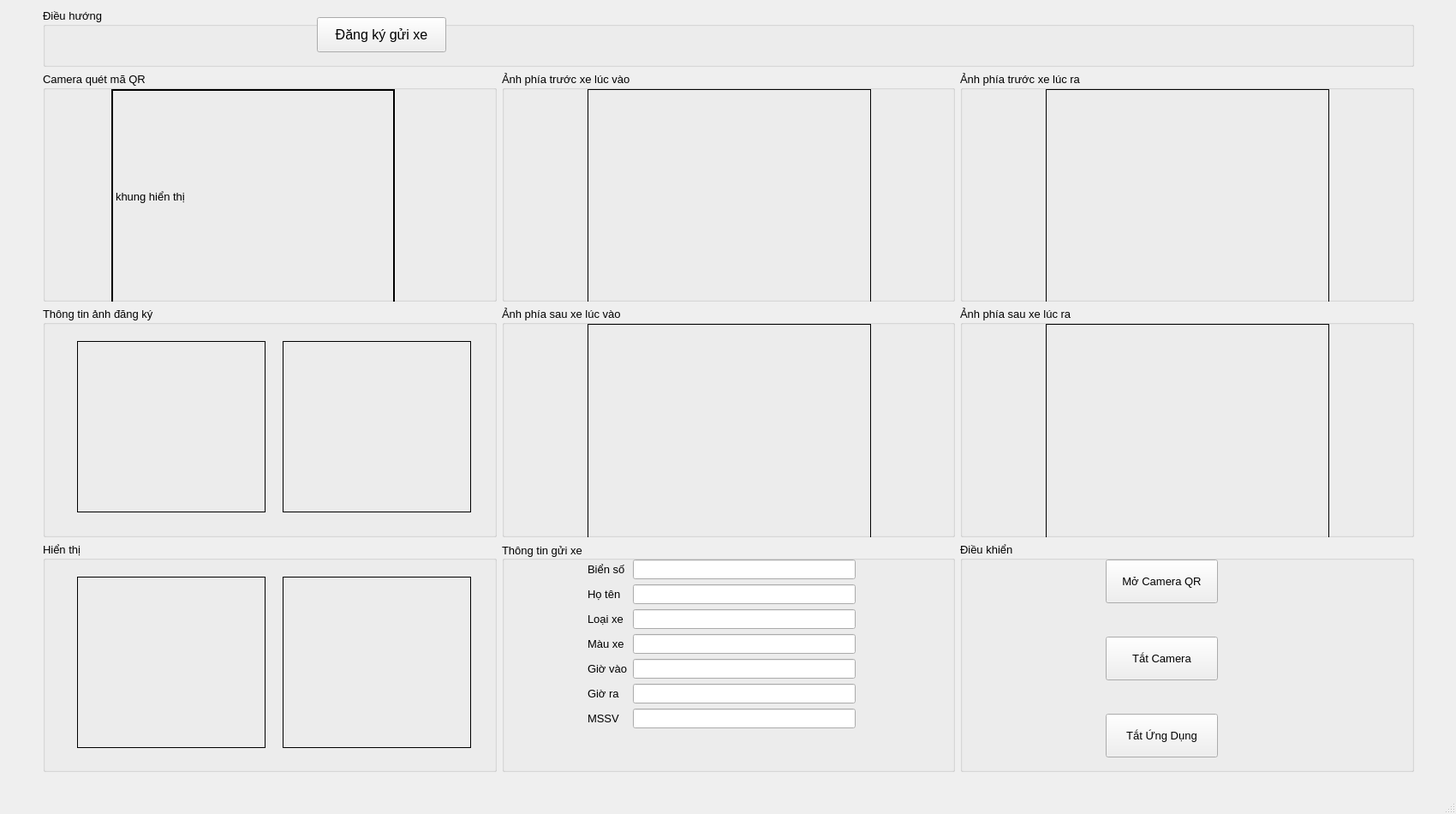
<?xml version="1.0" encoding="UTF-8"?>
<ui version="4.0">
 <class>MainWindow</class>
 <widget class="QMainWindow" name="MainWindow">
  <property name="geometry">
   <rect>
    <x>0</x>
    <y>0</y>
    <width>1700</width>
    <height>950</height>
   </rect>
  </property>
  <property name="windowTitle">
   <string>MainWindow</string>
  </property>
  <widget class="QWidget" name="centralwidget">
   <widget class="QWidget" name="verticalLayoutWidget">
    <property name="geometry">
     <rect>
      <x>50</x>
      <y>10</y>
      <width>1601</width>
      <height>891</height>
     </rect>
    </property>
    <layout class="QVBoxLayout" name="verticalLayout" stretch="1,12">
     <property name="leftMargin">
      <number>0</number>
     </property>
     <property name="topMargin">
      <number>0</number>
     </property>
     <property name="rightMargin">
      <number>0</number>
     </property>
     <property name="bottomMargin">
      <number>0</number>
     </property>
     <item>
      <layout class="QHBoxLayout" name="horizontal_dieuHuong">
       <item>
        <widget class="QGroupBox" name="groupBox_10">
         <property name="font">
          <font>
           <pointsize>10</pointsize>
          </font>
         </property>
         <property name="title">
          <string>Điều hướng</string>
         </property>
         <widget class="QPushButton" name="btn_dangKy">
          <property name="geometry">
           <rect>
            <x>320</x>
            <y>10</y>
            <width>151</width>
            <height>41</height>
           </rect>
          </property>
          <property name="minimumSize">
           <size>
            <width>151</width>
            <height>41</height>
           </size>
          </property>
          <property name="maximumSize">
           <size>
            <width>120</width>
            <height>40</height>
           </size>
          </property>
          <property name="font">
           <font>
            <pointsize>12</pointsize>
           </font>
          </property>
          <property name="text">
           <string>Đăng ký gửi xe</string>
          </property>
         </widget>
        </widget>
       </item>
      </layout>
     </item>
     <item>
      <layout class="QHBoxLayout" name="horizontalLayout_2" stretch="0,0,0">
       <property name="leftMargin">
        <number>0</number>
       </property>
       <property name="topMargin">
        <number>0</number>
       </property>
       <property name="rightMargin">
        <number>0</number>
       </property>
       <property name="bottomMargin">
        <number>0</number>
       </property>
       <item>
        <layout class="QVBoxLayout" name="verticalLayout_5">
         <property name="leftMargin">
          <number>0</number>
         </property>
         <property name="topMargin">
          <number>0</number>
         </property>
         <property name="rightMargin">
          <number>0</number>
         </property>
         <property name="bottomMargin">
          <number>0</number>
         </property>
         <item>
          <widget class="QGroupBox" name="groupBox">
           <property name="font">
            <font>
             <pointsize>10</pointsize>
            </font>
           </property>
           <property name="title">
            <string>Camera quét mã QR</string>
           </property>
           <widget class="QLabel" name="label_khungCamQR">
            <property name="geometry">
             <rect>
              <x>80</x>
              <y>20</y>
              <width>331</width>
              <height>251</height>
             </rect>
            </property>
            <property name="frameShape">
             <enum>QFrame::Box</enum>
            </property>
            <property name="lineWidth">
             <number>2</number>
            </property>
            <property name="text">
             <string>khung hiển thị</string>
            </property>
           </widget>
          </widget>
         </item>
         <item>
          <widget class="QGroupBox" name="groupBox_2">
           <property name="font">
            <font>
             <pointsize>10</pointsize>
            </font>
           </property>
           <property name="title">
            <string>Thông tin ảnh đăng ký</string>
           </property>
           <widget class="QLabel" name="label_anhNguoiDK">
            <property name="geometry">
             <rect>
              <x>40</x>
              <y>40</y>
              <width>220</width>
              <height>200</height>
             </rect>
            </property>
            <property name="frameShape">
             <enum>QFrame::Box</enum>
            </property>
            <property name="text">
             <string/>
            </property>
            <property name="pixmap">
             <pixmap>../Users/Dell/Desktop/person2.jpg</pixmap>
            </property>
            <property name="scaledContents">
             <bool>true</bool>
            </property>
           </widget>
           <widget class="QLabel" name="label_anhXe">
            <property name="geometry">
             <rect>
              <x>280</x>
              <y>40</y>
              <width>220</width>
              <height>200</height>
             </rect>
            </property>
            <property name="frameShape">
             <enum>QFrame::Box</enum>
            </property>
            <property name="text">
             <string/>
            </property>
            <property name="pixmap">
             <pixmap>../Users/Dell/Desktop/moto.jpg</pixmap>
            </property>
            <property name="scaledContents">
             <bool>true</bool>
            </property>
           </widget>
          </widget>
         </item>
         <item>
          <widget class="QGroupBox" name="groupBox_3">
           <property name="font">
            <font>
             <pointsize>10</pointsize>
            </font>
           </property>
           <property name="title">
            <string>Hiển thị</string>
           </property>
           <widget class="QLabel" name="label_khungCamSau">
            <property name="geometry">
             <rect>
              <x>40</x>
              <y>40</y>
              <width>220</width>
              <height>200</height>
             </rect>
            </property>
            <property name="frameShape">
             <enum>QFrame::Box</enum>
            </property>
            <property name="text">
             <string/>
            </property>
            <property name="pixmap">
             <pixmap>../Users/Dell/Desktop/person2.jpg</pixmap>
            </property>
            <property name="scaledContents">
             <bool>true</bool>
            </property>
           </widget>
           <widget class="QLabel" name="label_khungCamTruoc">
            <property name="geometry">
             <rect>
              <x>280</x>
              <y>40</y>
              <width>220</width>
              <height>200</height>
             </rect>
            </property>
            <property name="frameShape">
             <enum>QFrame::Box</enum>
            </property>
            <property name="text">
             <string/>
            </property>
            <property name="pixmap">
             <pixmap>../Users/Dell/Desktop/moto.jpg</pixmap>
            </property>
            <property name="scaledContents">
             <bool>true</bool>
            </property>
           </widget>
          </widget>
         </item>
        </layout>
       </item>
       <item>
        <layout class="QVBoxLayout" name="verticalLayout_4">
         <property name="leftMargin">
          <number>0</number>
         </property>
         <property name="topMargin">
          <number>0</number>
         </property>
         <property name="rightMargin">
          <number>0</number>
         </property>
         <property name="bottomMargin">
          <number>0</number>
         </property>
         <item>
          <widget class="QGroupBox" name="groupBox_4">
           <property name="font">
            <font>
             <pointsize>10</pointsize>
            </font>
           </property>
           <property name="title">
            <string>Ảnh phía trước xe lúc vào</string>
           </property>
           <widget class="QLabel" name="label_anhTruocXeVao">
            <property name="geometry">
             <rect>
              <x>100</x>
              <y>20</y>
              <width>331</width>
              <height>251</height>
             </rect>
            </property>
            <property name="frameShape">
             <enum>QFrame::Box</enum>
            </property>
            <property name="text">
             <string/>
            </property>
            <property name="scaledContents">
             <bool>true</bool>
            </property>
           </widget>
          </widget>
         </item>
         <item>
          <widget class="QGroupBox" name="groupBox_5">
           <property name="font">
            <font>
             <pointsize>10</pointsize>
            </font>
           </property>
           <property name="title">
            <string>Ảnh phía sau xe lúc vào</string>
           </property>
           <widget class="QLabel" name="label_anhSauXeVao">
            <property name="geometry">
             <rect>
              <x>100</x>
              <y>20</y>
              <width>331</width>
              <height>251</height>
             </rect>
            </property>
            <property name="frameShape">
             <enum>QFrame::Box</enum>
            </property>
            <property name="text">
             <string/>
            </property>
            <property name="scaledContents">
             <bool>true</bool>
            </property>
           </widget>
          </widget>
         </item>
         <item>
          <widget class="QGroupBox" name="groupBox_6">
           <property name="font">
            <font>
             <pointsize>10</pointsize>
            </font>
           </property>
           <property name="title">
            <string>Thông tin gửi xe</string>
           </property>
           <property name="alignment">
            <set>Qt::AlignLeading|Qt::AlignLeft|Qt::AlignVCenter</set>
           </property>
           <widget class="QWidget" name="formLayoutWidget">
            <property name="geometry">
             <rect>
              <x>100</x>
              <y>20</y>
              <width>331</width>
              <height>233</height>
             </rect>
            </property>
            <layout class="QFormLayout" name="formLayout">
             <item row="0" column="0">
              <widget class="QLabel" name="biNSLabel">
               <property name="text">
                <string>Biển số</string>
               </property>
              </widget>
             </item>
             <item row="0" column="1">
              <widget class="QLineEdit" name="input_bienSo">
               <property name="maximumSize">
                <size>
                 <width>260</width>
                 <height>16777215</height>
                </size>
               </property>
              </widget>
             </item>
             <item row="1" column="0">
              <widget class="QLabel" name="hTNLabel">
               <property name="text">
                <string>Họ tên</string>
               </property>
              </widget>
             </item>
             <item row="1" column="1">
              <widget class="QLineEdit" name="input_hoTen">
               <property name="maximumSize">
                <size>
                 <width>260</width>
                 <height>16777215</height>
                </size>
               </property>
              </widget>
             </item>
             <item row="2" column="0">
              <widget class="QLabel" name="loIXeLabel">
               <property name="text">
                <string>Loại xe</string>
               </property>
              </widget>
             </item>
             <item row="2" column="1">
              <widget class="QLineEdit" name="input_loaiXe">
               <property name="maximumSize">
                <size>
                 <width>260</width>
                 <height>16777215</height>
                </size>
               </property>
              </widget>
             </item>
             <item row="3" column="0">
              <widget class="QLabel" name="mUXeLabel">
               <property name="text">
                <string>Màu xe</string>
               </property>
              </widget>
             </item>
             <item row="3" column="1">
              <widget class="QLineEdit" name="input_mauXe">
               <property name="maximumSize">
                <size>
                 <width>260</width>
                 <height>16777215</height>
                </size>
               </property>
              </widget>
             </item>
             <item row="4" column="0">
              <widget class="QLabel" name="giVOLabel">
               <property name="text">
                <string>Giờ vào</string>
               </property>
              </widget>
             </item>
             <item row="4" column="1">
              <widget class="QLineEdit" name="input_gioVao">
               <property name="maximumSize">
                <size>
                 <width>260</width>
                 <height>16777215</height>
                </size>
               </property>
              </widget>
             </item>
             <item row="5" column="0">
              <widget class="QLabel" name="giRaLabel">
               <property name="text">
                <string>Giờ ra</string>
               </property>
              </widget>
             </item>
             <item row="5" column="1">
              <widget class="QLineEdit" name="input_gioRa">
               <property name="maximumSize">
                <size>
                 <width>260</width>
                 <height>16777215</height>
                </size>
               </property>
              </widget>
             </item>
             <item row="6" column="0">
              <widget class="QLabel" name="label_2">
               <property name="text">
                <string>MSSV</string>
               </property>
              </widget>
             </item>
             <item row="6" column="1">
              <widget class="QLineEdit" name="input_MSSV">
               <property name="maximumSize">
                <size>
                 <width>260</width>
                 <height>16777215</height>
                </size>
               </property>
              </widget>
             </item>
            </layout>
           </widget>
          </widget>
         </item>
        </layout>
       </item>
       <item>
        <layout class="QVBoxLayout" name="verticalLayout_3">
         <property name="leftMargin">
          <number>0</number>
         </property>
         <property name="topMargin">
          <number>0</number>
         </property>
         <property name="rightMargin">
          <number>0</number>
         </property>
         <property name="bottomMargin">
          <number>0</number>
         </property>
         <item>
          <widget class="QGroupBox" name="groupBox_7">
           <property name="font">
            <font>
             <pointsize>10</pointsize>
            </font>
           </property>
           <property name="title">
            <string>Ảnh phía trước xe lúc ra</string>
           </property>
           <widget class="QLabel" name="label_anhTruocXeRa">
            <property name="geometry">
             <rect>
              <x>100</x>
              <y>20</y>
              <width>331</width>
              <height>251</height>
             </rect>
            </property>
            <property name="frameShape">
             <enum>QFrame::Box</enum>
            </property>
            <property name="text">
             <string/>
            </property>
            <property name="scaledContents">
             <bool>true</bool>
            </property>
           </widget>
          </widget>
         </item>
         <item>
          <widget class="QGroupBox" name="groupBox_8">
           <property name="font">
            <font>
             <pointsize>10</pointsize>
            </font>
           </property>
           <property name="title">
            <string>Ảnh phía sau xe lúc ra</string>
           </property>
           <widget class="QLabel" name="label_anhSauXeRa">
            <property name="geometry">
             <rect>
              <x>100</x>
              <y>20</y>
              <width>331</width>
              <height>251</height>
             </rect>
            </property>
            <property name="frameShape">
             <enum>QFrame::Box</enum>
            </property>
            <property name="text">
             <string/>
            </property>
            <property name="scaledContents">
             <bool>true</bool>
            </property>
           </widget>
          </widget>
         </item>
         <item>
          <widget class="QGroupBox" name="groupBox_9">
           <property name="font">
            <font>
             <pointsize>10</pointsize>
            </font>
           </property>
           <property name="title">
            <string>Điều khiển</string>
           </property>
           <widget class="QPushButton" name="btn_openCamQR">
            <property name="geometry">
             <rect>
              <x>170</x>
              <y>20</y>
              <width>131</width>
              <height>51</height>
             </rect>
            </property>
            <property name="font">
             <font>
              <pointsize>10</pointsize>
             </font>
            </property>
            <property name="text">
             <string>Mở Camera QR</string>
            </property>
           </widget>
           <widget class="QPushButton" name="btn_closeCamQR">
            <property name="geometry">
             <rect>
              <x>170</x>
              <y>110</y>
              <width>131</width>
              <height>51</height>
             </rect>
            </property>
            <property name="font">
             <font>
              <pointsize>10</pointsize>
             </font>
            </property>
            <property name="text">
             <string>Tắt Camera</string>
            </property>
           </widget>
           <widget class="QPushButton" name="btn_closeApp">
            <property name="geometry">
             <rect>
              <x>170</x>
              <y>200</y>
              <width>131</width>
              <height>51</height>
             </rect>
            </property>
            <property name="font">
             <font>
              <pointsize>10</pointsize>
             </font>
            </property>
            <property name="text">
             <string>Tắt Ứng Dụng</string>
            </property>
           </widget>
          </widget>
         </item>
        </layout>
       </item>
      </layout>
     </item>
    </layout>
   </widget>
  </widget>
  <widget class="QMenuBar" name="menubar">
   <property name="geometry">
    <rect>
     <x>0</x>
     <y>0</y>
     <width>1700</width>
     <height>26</height>
    </rect>
   </property>
  </widget>
  <widget class="QStatusBar" name="statusbar"/>
 </widget>
 <resources/>
 <connections/>
</ui>
